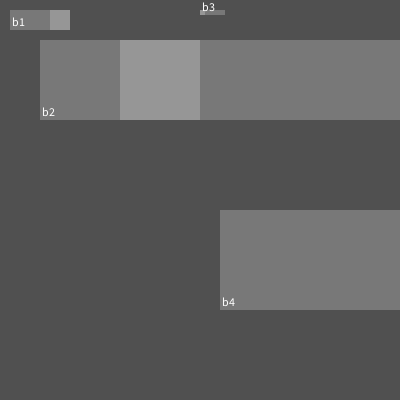
Frame 1 (no input)
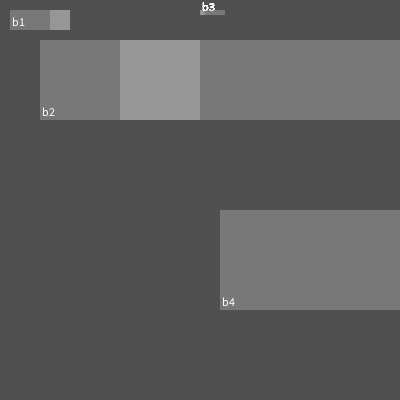
Frame 60 (the mouse pressed at the canvas centre just before this capture)
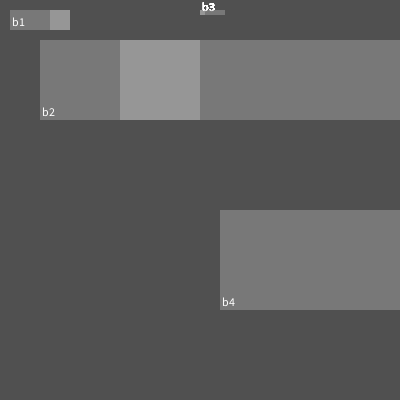
Frame 120 (the mouse held since frame 60 and released just before this capture)

The Processing sketch that drew these frames (run headless with seeded random() and noise(); from frame 60 on, the mouse is pressed at the canvas centre):

// Processing sketch: selector
// ── selector.pde
Selector s1, s2, s3, s4;

void setup() {
  size(400, 400);
  frameRate(60);
  smooth(); 

  background(80);

  s1 = new Selector(10, 10, 60, 20, 3, 2, "b1");
  s2 = new Selector(40, 40, 400, 80, 5, 1, "b2");
  s3 = new Selector(200, 10, 25, 5, 5, 0, "b3");
  s4 = new Selector(220, 210, 500, 100, 5, 4, "b4");
}

void draw() {
  s1.act();
  s2.act();
  s3.act();
  s4.act();
}

class Selector {
  int cant, val;
  float x, y, width, height;
  boolean aux;
  String name;

  Selector(float nx, float ny, float nw, float nh, int nc, int nv, String n) {
    x = nx;
    y = ny;
    width = nw;
    height = nh;
    cant = nc;
    val = nv;
    name = n;
    aux = false;
  }

  void act() {
    if (mousePressed) {
      if ( mouseX >= x  && mouseX < x + width ) {
        if ( mouseY >= y  && mouseY <= y + height ) {
          val = int((mouseX - x)/(width/cant));
        }
      }
    }
    draw();
  }

  void draw() {
    noStroke();
    for (int i = 0; i < cant; i++) {
      if (val == i) {
        fill(150);
      }
      else {
        fill(120);
      }
      rect(x+(width)/cant*i, y, width/cant, height);
    }
    fill(255);
    text(name, x+2, y+height-4);
  }
}
